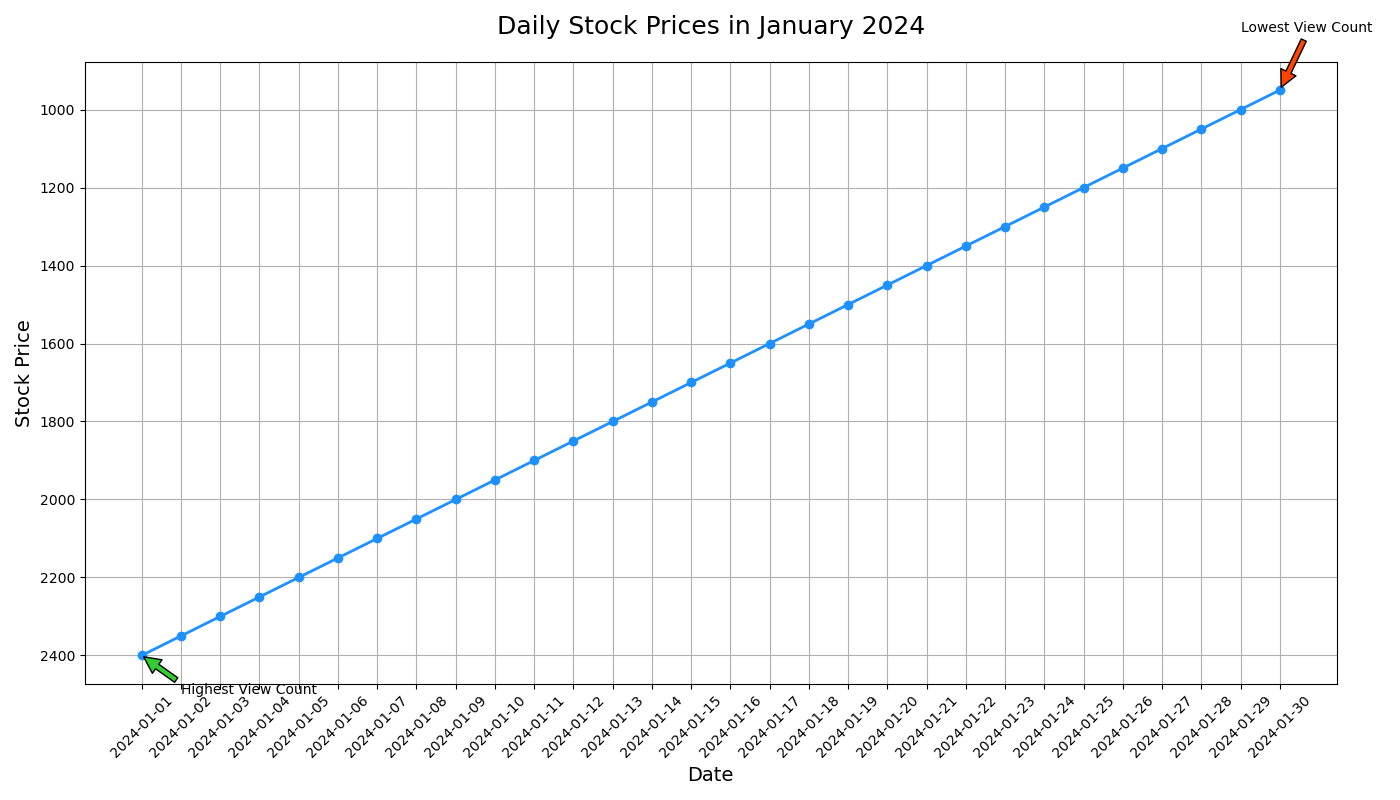

The Python source for this figure:

import matplotlib.pyplot as plt

# Data
dates = [
    '2024-01-01', '2024-01-02', '2024-01-03', '2024-01-04', '2024-01-05',
    '2024-01-06', '2024-01-07', '2024-01-08', '2024-01-09', '2024-01-10',
    '2024-01-11', '2024-01-12', '2024-01-13', '2024-01-14', '2024-01-15',
    '2024-01-16', '2024-01-17', '2024-01-18', '2024-01-19', '2024-01-20',
    '2024-01-21', '2024-01-22', '2024-01-23', '2024-01-24', '2024-01-25',
    '2024-01-26', '2024-01-27', '2024-01-28', '2024-01-29', '2024-01-30'
]
view_counts = [
    2400, 2350, 2300, 2250, 2200, 2150, 2100, 2050, 2000, 1950,
    1900, 1850, 1800, 1750, 1700, 1650, 1600, 1550, 1500, 1450,
    1400, 1350, 1300, 1250, 1200, 1150, 1100, 1050, 1000, 950
]

plt.figure(figsize=(14, 8))
plt.plot(dates, view_counts, marker='o', color='#1E90FF', linewidth=2)

# Adding annotations for significant points
plt.annotate('Lowest View Count', xy=('2024-01-30', 950), xytext=('2024-01-29', 800),
             arrowprops=dict(facecolor='#FF4500', shrink=0.05))
plt.annotate('Highest View Count', xy=('2024-01-01', 2400), xytext=('2024-01-02', 2500),
             arrowprops=dict(facecolor='#32CD32', shrink=0.05))

plt.title('Daily Stock Prices in January 2024', pad=20, fontsize=18)
plt.xlabel('Date', fontsize=14)
plt.ylabel('Stock Price', fontsize=14)
plt.grid(True)

plt.xticks(rotation=45)
plt.gca().invert_yaxis()
plt.tight_layout()

plt.show()
